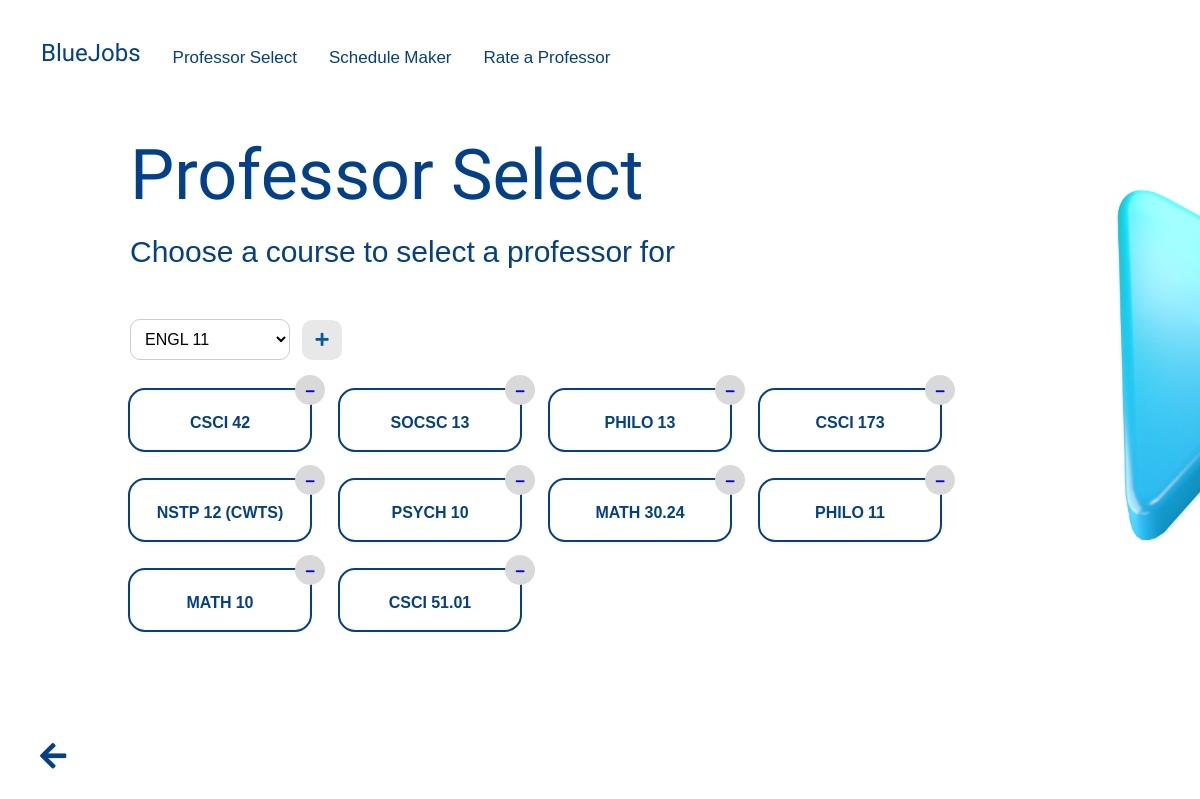
Page /professor_select/course_select (signed in) on the committed database.
### professor_select/models.py (models this page shows)
class Course (models.Model):
    course_code = models.CharField(max_length = 20, unique = True)
    course_title = models.CharField(max_length = 255)
    department = models.ForeignKey(Department, related_name = "department_classes",
                                on_delete = models.CASCADE, default = get_department)
    def __str__(self):
        return '{}'.format(self.course_code)

### professor_select/views.py (the view, shortened to what this page needs)
# urls.py: path('course_select', course_select_view, name = 'course_select'),
def course_select_view(request):
    if request.user.is_authenticated and request.user.is_student:
        current_user = request.user
        student = Student.objects.get(pk = current_user.pk)
        args = {
            'current_user': current_user,
            'form': CourseSelectForm,
            'user': student,
        }
        added_courses = [course.course for course in student.courses.all()]
        args['added_courses'] = added_courses
        course_selection = []
        for course in Course.objects.all():
            if course not in added_courses:
                course_selection.append(course)
        args['course_selection'] = course_selection
        return render(request, 'professor_select/course-select.html', args)
    else:
        return redirect('landing_page:home')

### professor_select/templates/professor_select/course-select.html (shortened to what this page needs)
{% extends 'base.html' %}
{% load static %}
{% block content %}
    <div class="white-bg prof-select">
      <ul class="navbar">
          <li><a class="bluejobsnav" href="{% url 'landing_page:homepage-student' %}">BlueJobs</a></li>
          <li><a href="{% url 'professor_select:course_select' %}">Professor Select</a></li>
          <li><a href="{% url 'schedule_maker:course_select' %}">Schedule Maker </a></li>
          <li><a href="{% url 'rate_a_professor:professor_list' %}">Rate a Professor</a></li>
          <li><a class="contrast-signout" href="{% url 'landing_page:login' %}">Sign Out</a></li>
      </ul>
      <img src="{% static 'profselect_icon.png' %}" class="landing-icon">
      <div class="title-box">
        <h1 class="homepage-title">Professor Select</h1>
        <p class="homepage-subtitle">Choose a course to select a professor for</p>
        <br><br><br>
        <form method="POST" class="course-form">
          <select name="course_list_select">
            {% for course in course_selection %}
            <option value="{{ course }}">{{ course.course_code }}</option>
            {% endfor %}
          </select>
          <button type="submit" class="add-course-btn"><i class="fas fa-plus"></i></button>
        </form>
        <div class="dropdown">
          <table class="table">
            <tbody>
              {% for course in added_courses %}
              {% if forloop.counter0|divisibleby:4 %}
              <tr>
              {% endif %}
                <td data-url="{% url 'professor_select:professor_list' course.pk %}">
                  <h2>{{ course }}</h2>
                  <div class="remove-icon-container">
                    <a href="{% url 'professor_select:course_remove' course.pk %}" class="remove-icon"><i class="fas fa-minus"></i></a>
                  </div>
                </td>
              {% if forloop.last or forloop.counter0|add:1|divisibleby:4 %}
              </tr>
              {% endif %}
              {% endfor %}
            </tbody>
          </table>
        </div>
      </div>
    </div>
    <a href="{% url 'landing_page:homepage-student' %}" class="back-arrow-dark">
      <i class="fas fa-arrow-left"></i>
    </a>
{% endblock %}

### templates/base.html (shortened to what this page needs)
{% load static %}
<!DOCTYPE html>
<html lang="en">
    {% load static %}
    <head>
        <link rel="stylesheet" href="https://cdnjs.cloudflare.com/ajax/libs/font-awesome/5.15.4/css/all.min.css">
        <link rel="stylesheet" href = "{% static 'css/style.css' %}">
    </head>
    <body>
        <div class="home-container">
            <div id="content">
                {% block content %}{% endblock %}
            </div>
        </div>
    </body>
</html>

### static/css/style.css (style rules this page uses)
body { background: linear-gradient(120deg, #023E8A, #023E8A, #5ABDDC, #0D9CCA); background-size: 300% 300%; animation: gradient 15s ease infinite; height: 100vh; margin: 0; overflow-x: hidden; overflow-y: hidden; }
.white-bg { position: relative; background-color: white; height: 100vh; width: 100vw; overflow-y: hidden; overflow-x: hidden; z-index: 1; }
.back-arrow-dark { position: fixed; bottom: 50px; left: 40px; width: 10px; height: 10px; font-size: 30px; color: #02408B; cursor: pointer; z-index: 9999; }
.landing-icon { position: absolute; width: 350px; height: 350px; top: 190px; left: 1100px; transform: translateY(0); animation: bob2 2s ease-in-out; animation-direction: alternate; animation-iteration-count: infinite; z-index: 3; }
.white-bg .title-box { position: absolute; left: 130px; top: 180px; }
.white-bg .homepage-title { font-family: "Bowlby One SC", sans-serif; font-weight: 400; font-size: 70px; font-style: normal; color: #02408B; padding-bottom: -40px; margin-top: 0; margin-bottom: 0; line-height: 110px; }
.white-bg .homepage-subtitle { margin-top: 0; margin-bottom: 0; color: #02408B; font-size: 30px; font-family: "Noto Sans Khojki", sans-serif; font-weight: 400; font-style: normal; line-height: 35px; }
.title-box { position: absolute; left: 180px; top: 250px; }
.homepage-title { font-family: "Bowlby One SC", sans-serif; font-weight: 400; font-size: 100px; font-style: normal; color: white; padding-bottom: -40px; margin-top: 0; margin-bottom: 0; line-height: 120px; }
.title-box a { text-decoration: none; }
.homepage-subtitle { margin-top: 0; margin-bottom: 0; color: white; font-size: 25px; font-family: "Noto Sans Khojki", sans-serif; font-weight: 400; font-style: normal; line-height: 35px; }
.prof-select .title-box { position: absolute; left: 130px; top: 120px !important; }
.contrast-signout { color: white !important; }
.table { border-collapse: separate; border-spacing: 30px; margin-left: -30px; }
.table td { position: relative; text-align: center; min-width: 160px; max-width: 160px; padding: 10px; border-radius: 15px; color: #02408B; font-family: "Noto Sans Khojki", sans-serif; background-color: white; outline: 2px solid #02408B; cursor: pointer; transition: 0.5s ease; }
.table td h2 { font-size: 16px; margin-top: 5px; margin-bottom: 5px; }
.remove-icon-container { background-color: #D9D9D9; width: 30px; height: 30px; border-radius: 50%; position: absolute; top: -15px; right: -15px; display: flex; justify-content: center; align-items: center; }
.remove-icon { font-size: 10px; text-decoration: none; }
.course-form select { width: 160px; padding: 10px; border-radius: 10px; border: 1px solid #ccc; background-color: #fff; font-size: 16px; outline: none; }
.course-form select option { padding: 10px; }
.course-form { display: flex; align-items: center; }
.add-course-btn { width: 40px; height: 40px; border-radius: 10px;; background-color: #e8e8e8; color: #07599D; border: none; cursor: pointer; font-size: 20px; display: flex; justify-content: center; align-items: center; }
.add-course-btn i { font-size: 0.75em; }
.navbar { position: relative; list-style-type: none; margin: 25px; padding: 0; overflow: hidden; background-color: transparent; font-family: "Noto Sans Khojki", sans-serif; font-weight: 400; font-style: normal; font-size: 17px; z-index: 9999; }
.navbar li:last-child { float: right; }
.bluejobsnav { font-family: "Bowlby One SC", sans-serif; font-weight: 400; font-size: 24px; font-style: normal; }
li { float: left; }
li a { display: block; color: white; text-align: center; padding: 14px 16px; text-decoration: none; border-radius: 10px; transition: 0.3s; float: left; }
.white-bg li a { color: #02408B; }

### rows in the picture
Course: course_code "CSCI 42"
Course: course_code "SOCSC 13"
Course: course_code "PHILO 13"
Course: course_code "CSCI 173"
Course: course_code "NSTP 12 (CWTS)"
Course: course_code "PSYCH 10"
Course: course_code "MATH 30.24"
Course: course_code "PHILO 11"
Course: course_code "MATH 10"
Course: course_code "CSCI 51.01"

### other values in the picture
form field course_list_select "ENGL 11"
